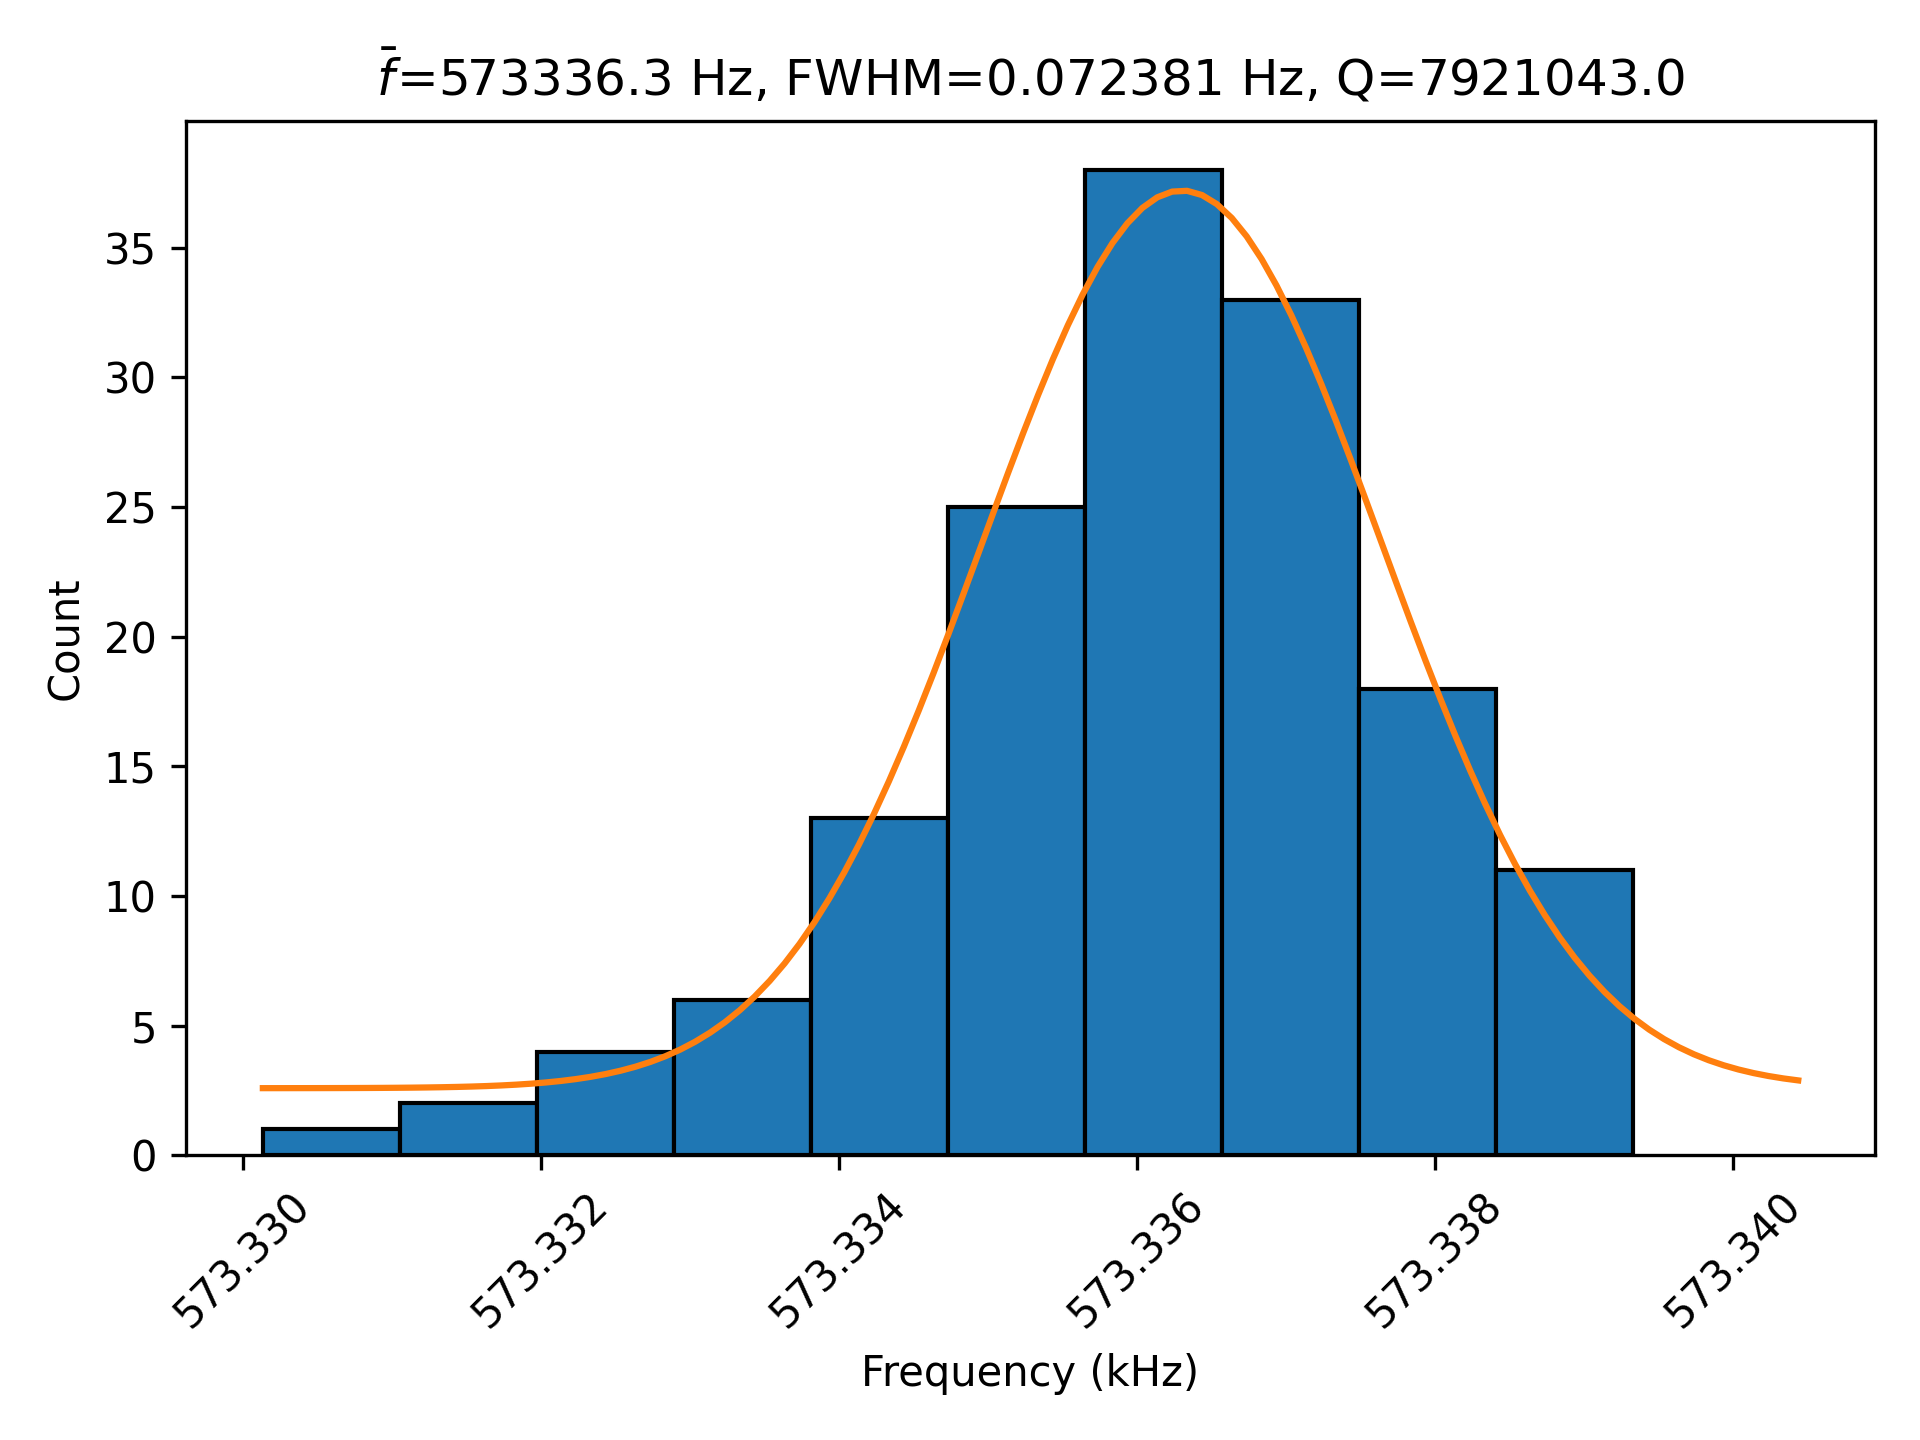

Here is the Python script that generated this plot:
#https://docs.google.com/spreadsheets/d/1NtlYL6UEo1wg6VWzHioeN1AqAFn1ZlmwQaBPRMG932U/edit?gid=0#gid=0

#abstract https://docs.google.com/document/d/1uyscJ0LITkTgOfa_U9ZtFTJ9ORAZ5BMYVJGi7-pSm8k/edit?usp=drivesdk

import matplotlib.pyplot as plt
from scipy.optimize import curve_fit
import numpy as np
import math

def gauss(x,A,x0,b,c):
    return A*np.exp(-(x-x0)**2/b**2)+c

d = []

with open("centers_table.csv","r") as f:
    for line in f.readlines():
        d.append(float(line.strip())/1000)

fig,ax = plt.subplots()
n,bins,patches = plt.hist(d,bins=10,edgecolor='black')
print(f"n={n}, {len(n)}\nbins={bins}, {len(bins)}\npatches={patches}")

plt.xticks(rotation=45) # or rotation=90
plt.tight_layout()
ax.ticklabel_format(axis='x', style='plain', useOffset=False)


xx = np.array(bins[:-1])
yy = np.array(n)

plt.xlabel("Frequency (kHz)")
plt.ylabel("Count")
plt.margins()
#plt.plot(bins[:-1],n)
#plt.show()


x = np.arange(bins[0],1.000002*bins[-1],0.0001)
y = gauss(x,10,573.336,0.0001,0)

popt, pconv = curve_fit(gauss,xx,yy,p0=[20,573.336,0.001,0])
print(popt)
popt[1] += 0.0004
plt.plot(x,gauss(x,*popt))

sigma = math.sqrt(popt[2]/2)
fwhm = 2.35 * sigma
center = popt[1]*1000
Q = round(center/fwhm,0)

plt.title(f"${{\\bar f}}$={round(center,3)} Hz, FWHM={round(fwhm,6)} Hz, Q={Q}")
plt.tight_layout()
print(popt)
plt.savefig("hist.png",dpi=300)
plt.close()